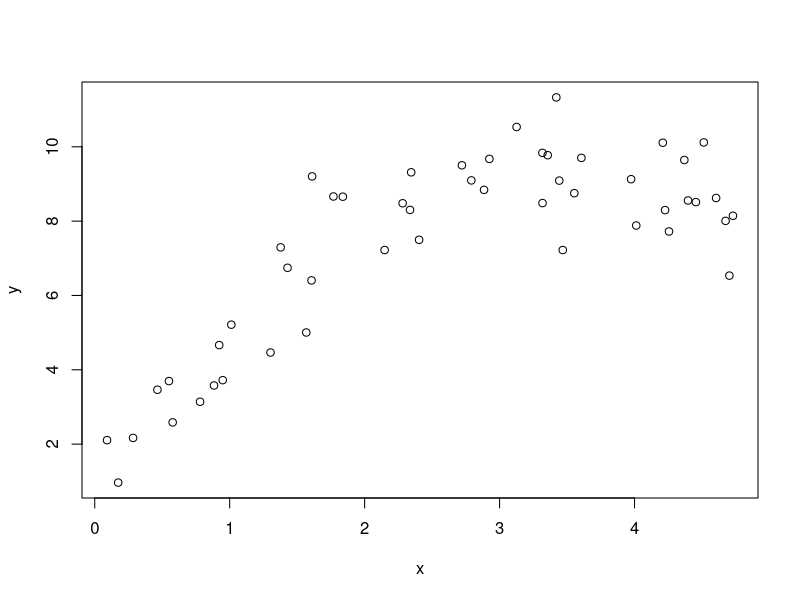

This figure's R source: (Note: this script raises an error after producing the figure.)
# ADA8 – Astronomical Data Analysis Summer School
# Bayesian tutorial by Rafael S. de Souza - ELTE, Hungary & COIN
#
# Partial example from Bayesian Models for Astrophysical Data 
# by Hilbe, de Souza & Ishida, 2016, Cambridge Univ. Press
#
# Example of frequentist linear regression in R
# synthetic data
# 1 response (y) and 1 explanatory variable (x1) with 1 quadratic term


set.seed(1056)                    # set seed to replicate example
nobs = 50                         # number of obs in model 
x <- runif(nobs,0,5)             # random uniform variable
mu <- 1 + 5 * x - 0.75 * x ^ 2  # linear predictor, xb
y <- rnorm(nobs, mu, sd=1)      # create y as adjusted random normal variate 


d <- data.frame(x,y)
plot(x,y)



fit <- lm(y ~ x1+I(x^2))          # Normal Fit 
summary(fit) 

d$predicted <- predict(fit)

ggplot(d, aes(x = x, y = y)) +
  geom_segment(aes(xend = x, yend = predicted)) +
  geom_point(color="purple",size=2) +
  geom_line(aes(x=x,y=predicted))+
  theme_xkcd() +
  theme(panel.background = element_rect(color = "black", fill = "gray85") )


